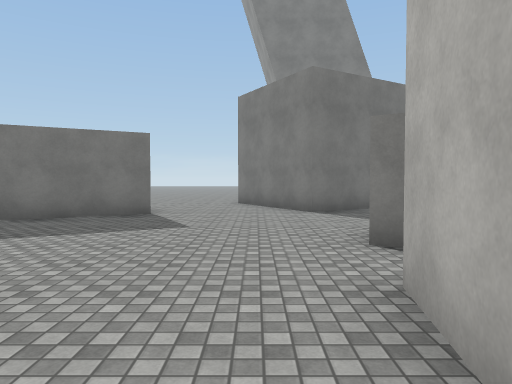
[1] (above)

24 first-person views from a walk through a 3-D level made in the Unity game engine. The camera is 1.5 m above the floor, tilts 2° down and sees 70° across. The floor is counted in squares, 2 m on a side. Each view is taken from the middle of a square. On the plan, view 1 faces up. The plan holds only what a view shows up to about 11 squares ahead; the rest is blank. The place goes on beyond the plan. The player character is not drawn. Surface patterns are stand-ins for the level's own textures.

[2]
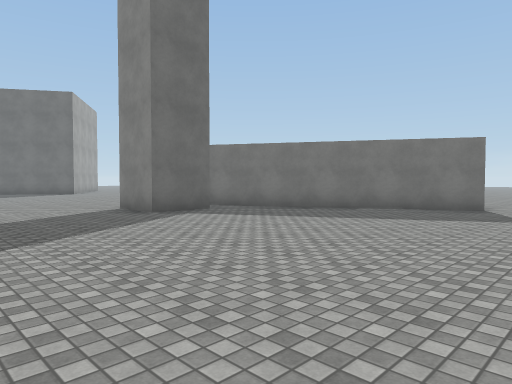

[3]
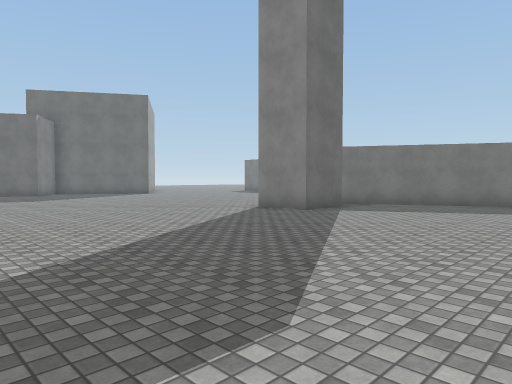

[4]
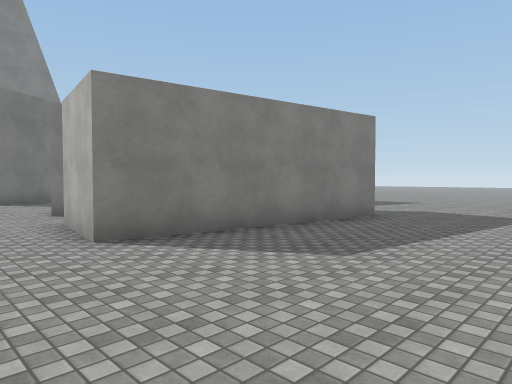

[5]
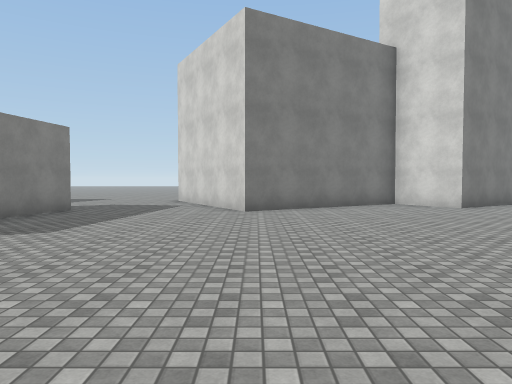

[6]
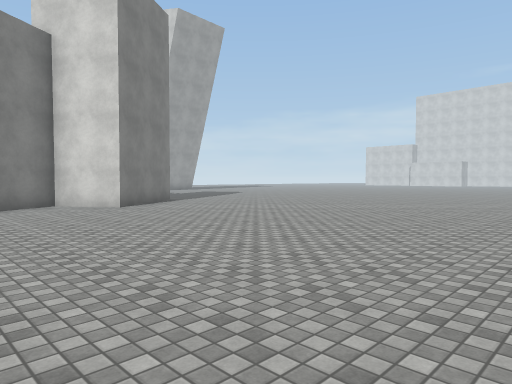

[7]
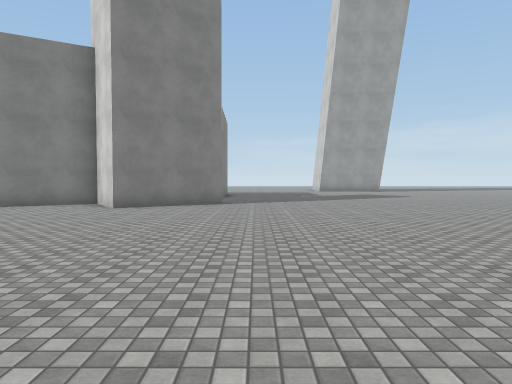

[8]
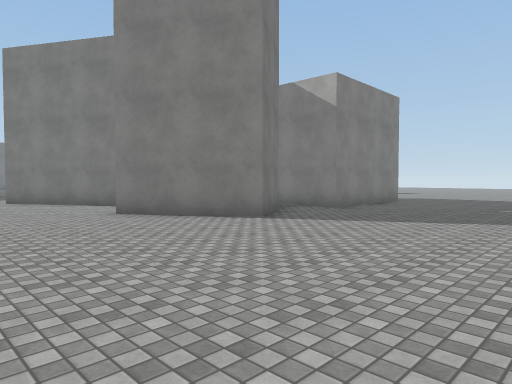

[9]
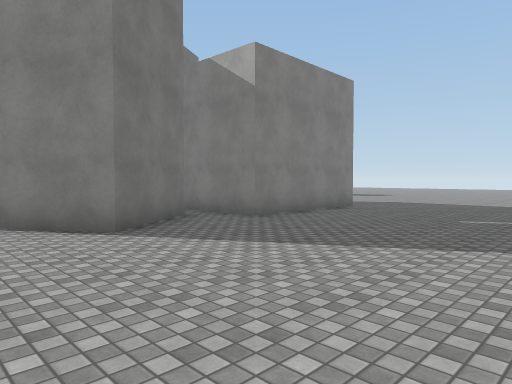

[10]
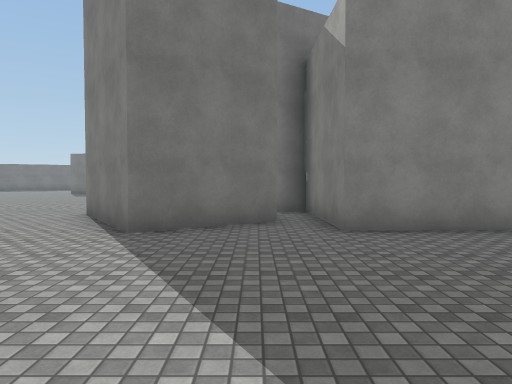

[11]
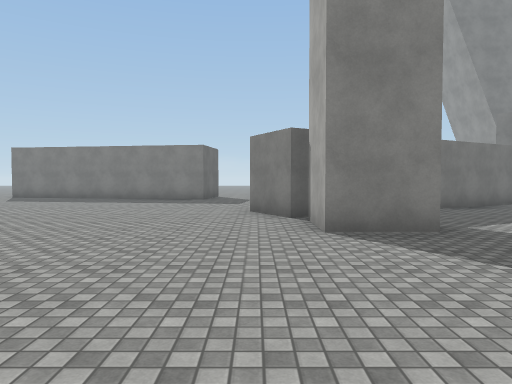

[12]
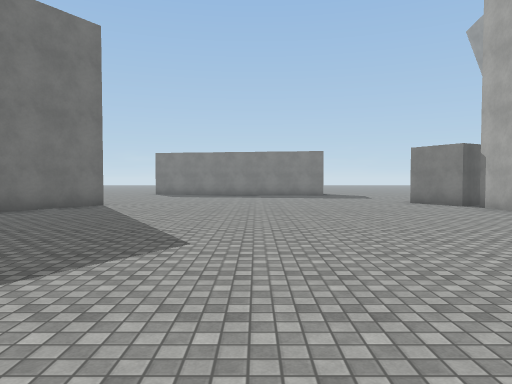

[13]
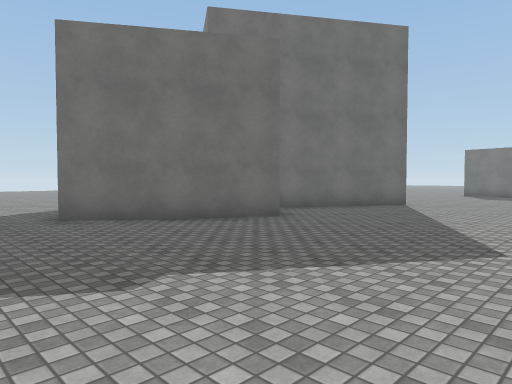

[14]
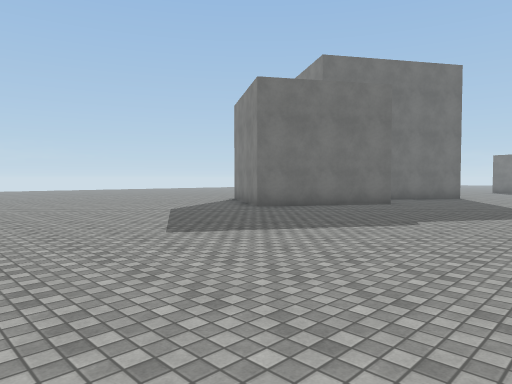

[15]
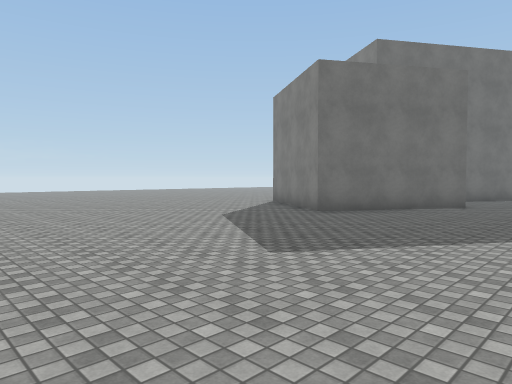

[16]
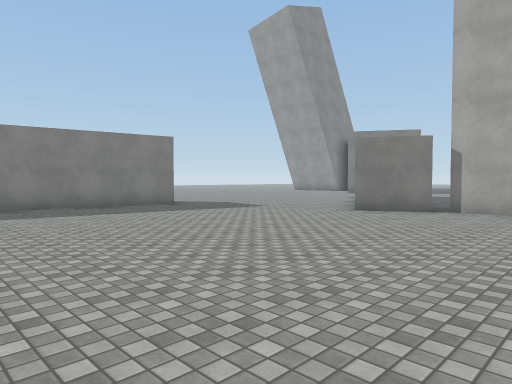

[17]
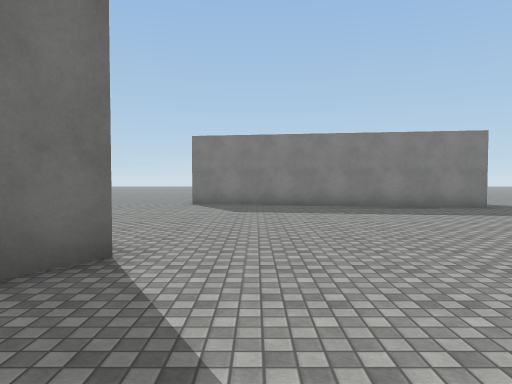

[18]
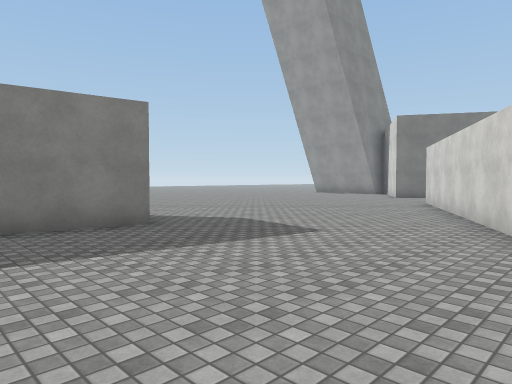

[19]
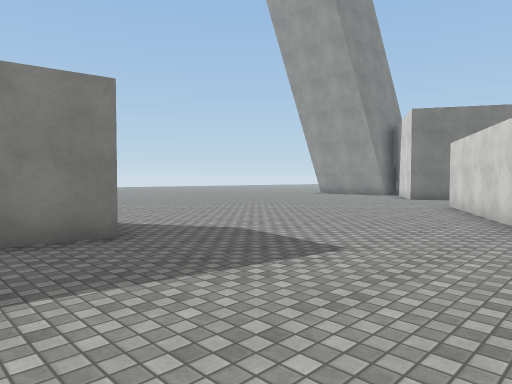

[20]
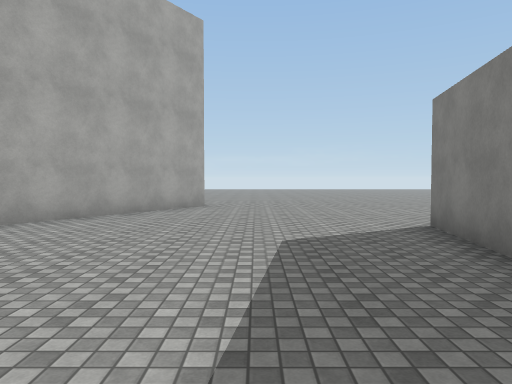

[21]
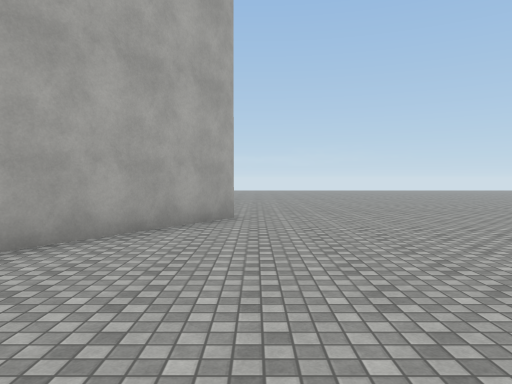

[22]
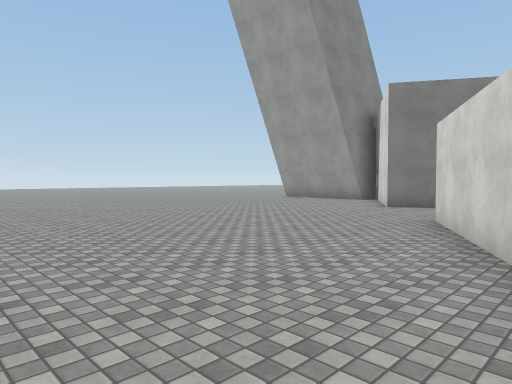

[23]
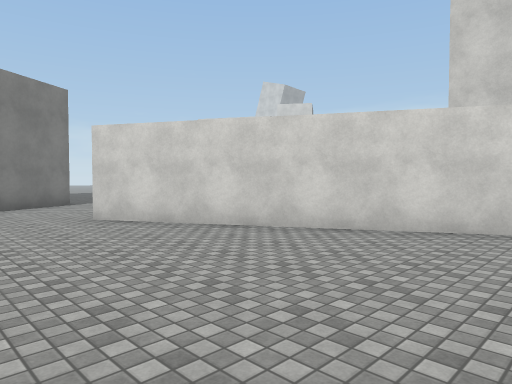

[24]
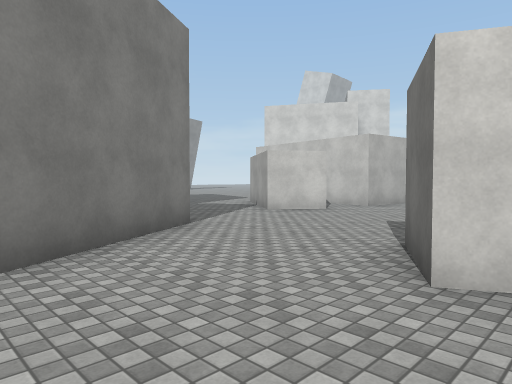

### Floor plan
Points are (right, up) in squares from view 1. A wall is a line through its corners. A room is listed if a view was taken in it or the views show most of it. See-through windows are left out.
Room 1 (views 1, 2, 3, 4, 5, 6, 7, 8, 9, 10, 11, 12, 13, 14, 15, 16, 17, 18, 19, 20, 21, 22, 23, 24)
walls: (-7.4, 3.8) (-7.4, 2.1) (-9, 2.1) (-9, 3.8); (-9.2, 6) (-3.1, 9.4) (-2.3, 7.9) (-9.3, 4) (-10.2, 5.6); (-19.8, -0.4) (-22, -3.9) (-24.1, -2.6); (1.6, 3.9) (1.3, 4.2) (2.2, 5.4); (6, -0.4) (0.7, 0.4) (1, 2.5) (2, 2.4); (-19.4, 4.5) (-21.4, 1.3); (-11.9, 10.5) (-19.9, 11.8); (1.3, 8.3) (-0.6, 11.4) (0.4, 12); (10.4, -11.5) (8.2, -13) (6.4, -10.3) (8.1, -9.2) (5.5, -4.8) (8, -3.3); (-24.2, 7.6) (-19.9, 4.8); (12.6, -12.7) (11.3, -12.7) (11.2, -9.4) (10.5, -9.8)
ways out: opening at (1, 7); opening at (7.5, -1.5)

Positions as (right, up) in squares from view 1, and headings:
1: (0, 0), facing up
2: (0, -2), facing up-left
3: (-2, -5), facing up-left
4: (-1, -4), facing up-right
5: (-3, -5), facing right
6: (-3, -6), facing down-right
7: (-3, -14), facing right
8: (3, -18), facing up-right
9: (6, -18), facing up-right
10: (10, -18), facing up
11: (-10, -3), facing up
12: (-15, -6), facing up
13: (-15, -6), facing up-left
14: (-15, -11), facing up-left
15: (-17, -11), facing up-left
16: (-18, 1), facing up-right
17: (-18, 1), facing up
18: (-15, 5), facing up-right
19: (-14, 6), facing up-right
20: (-14, 9), facing left
21: (-17, 8), facing left
22: (-10, 7), facing up-right
23: (-10, 12), facing down-right
24: (-4, 12), facing down-right
